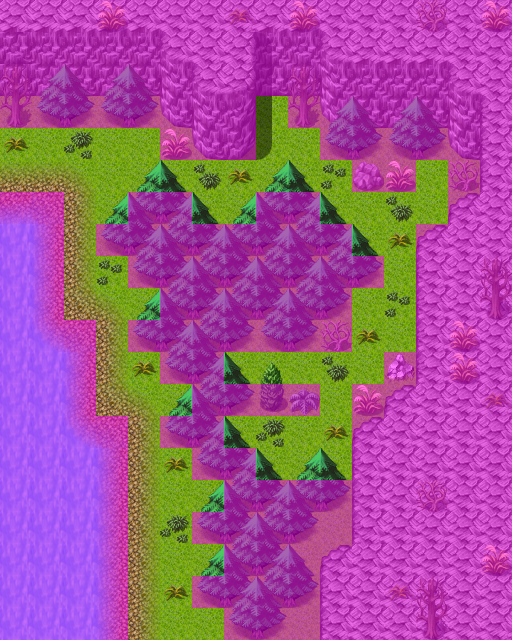

Rendered tile map (Tiled .tmx) drawn with the repository's tilesets; below, a short description and the map source with its tile grids summarised:
An orthogonal 16x20 tile map with 32x32 px tiles, 4 tile layers (Ground, Objects, Above, Walkable), 9 tilesets and 11 objects (8x spawn, 2x mapchange, script).

<map version="1.0" orientation="orthogonal" width="16" height="20" tilewidth="32" tileheight="32">
    <properties>
        <property name="outdoors" value="1" />
    </properties>
    <tileset firstgid="1" name="map_4" tilewidth="32" tileheight="32">
        <image source="../drawable/map_4.png" width="256" height="256" />
    </tileset>
    <tileset firstgid="65" name="map_6" tilewidth="32" tileheight="32">
        <image source="../drawable/map_6.png" width="256" height="256" />
    </tileset>
    <tileset firstgid="129" name="map_0" tilewidth="32" tileheight="32">
        <image source="../drawable/map_0.png" width="256" height="256" />
    </tileset>
    <tileset firstgid="193" name="map_3" tilewidth="32" tileheight="32">
        <image source="../drawable/map_3.png" width="256" height="256" />
    </tileset>
    <tileset firstgid="257" name="map_5" tilewidth="32" tileheight="32">
        <image source="../drawable/map_5.png" width="256" height="256" />
    </tileset>
    <tileset firstgid="321" name="map_1" tilewidth="32" tileheight="32">
        <image source="../drawable/map_1.png" width="256" height="256" />
    </tileset>
    <tileset firstgid="385" name="map_9" tilewidth="32" tileheight="32">
        <image source="../drawable/map_9.png" width="256" height="256" />
    </tileset>
    <tileset firstgid="449" name="map_27" tilewidth="32" tileheight="32">
        <image source="../drawable/map_27.png" width="256" height="256" />
    </tileset>
    <tileset firstgid="513" name="map_2" tilewidth="32" tileheight="32">
        <image source="../drawable/map_2.png" width="256" height="256" />
    </tileset>
    <layer name="Ground" width="16" height="20">
        <data>[320 cells, 320 non-empty, 12 distinct tile ids]</data>
    </layer>
    <layer name="Objects" width="16" height="20">
        <data>[320 cells, 163 non-empty, 29 distinct tile ids]</data>
    </layer>
    <layer name="Above" width="16" height="20">
        <data>[320 cells, 24 non-empty, 6 distinct tile ids]</data>
    </layer>
    <layer name="Walkable" width="16" height="20">
        <data>[320 cells, 244 non-empty, 1 distinct tile ids]</data>
    </layer>
    <objectgroup name="Mapevents">
        <object name="south" type="mapchange" x="128" y="608" width="96" height="32">
            <properties>
                <property name="map" value="mountainlake6" />
                <property name="place" value="north" />
            </properties>
        </object>
        <object name="west" type="mapchange" x="0" y="128" width="32" height="64">
            <properties>
                <property name="map" value="mountainlake8" />
                <property name="place" value="east" />
            </properties>
        </object>
        <object name="chk_wild_berry" type="script" x="0" y="128" width="32" height="64">
            <properties>
                <property name="when" value="always" />
            </properties>
        </object>
    </objectgroup>
    <objectgroup name="Spawn">
        <object name="mbrute_2" type="spawn" x="128" y="416" width="32" height="32">
            <properties>
                <property name="spawngroup" value="mbrute_2" />
            </properties>
        </object>
        <object name="mbrute_2_1" type="spawn" x="64" y="224" width="32" height="32">
            <properties>
                <property name="spawngroup" value="mbrute_2" />
            </properties>
        </object>
        <object name="mbrute_1" type="spawn" x="96" y="320" width="32" height="32">
            <properties>
                <property name="spawngroup" value="mbrute_1" />
            </properties>
        </object>
        <object name="mbrute_2_2" type="spawn" x="384" y="256" width="32" height="32">
            <properties>
                <property name="spawngroup" value="mbrute_2" />
            </properties>
        </object>
        <object name="mbrute_2_3" type="spawn" x="320" y="384" width="32" height="32">
            <properties>
                <property name="spawngroup" value="mbrute_2" />
            </properties>
        </object>
        <object name="mbrute_1_1" type="spawn" x="64" y="96" width="384" height="480">
            <properties>
                <property name="quantity" value="3" />
                <property name="spawngroup" value="mbrute_1" />
            </properties>
        </object>
        <object name="wild_berry" type="spawn" x="224" y="352" width="96" height="128">
            <properties>
                <property name="active" value="false" />
                <property name="quantity" value="2" />
                <property name="spawngroup" value="wild_berry3" />
            </properties>
        </object>
        <object name="wild_berry2" type="spawn" x="256" y="96" width="192" height="128">
            <properties>
                <property name="active" value="false" />
                <property name="quantity" value="2" />
                <property name="spawngroup" value="wild_berry3" />
            </properties>
        </object>
    </objectgroup>
    <objectgroup name="Spawn2" />
    <objectgroup name="Keys" />
</map>
